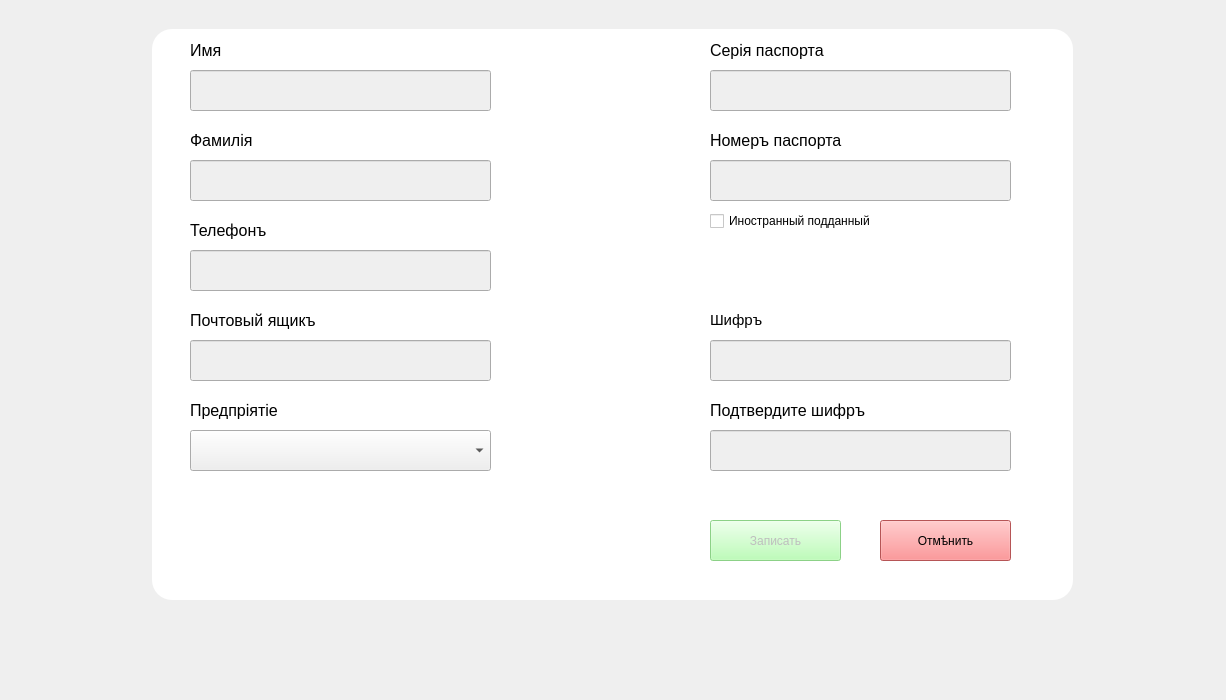
<?xml version="1.0" encoding="UTF-8"?>
<ui version="4.0">
 <class>RegistrationForm</class>
 <widget class="QMainWindow" name="RegistrationForm">
  <property name="geometry">
   <rect>
    <x>0</x>
    <y>0</y>
    <width>1226</width>
    <height>700</height>
   </rect>
  </property>
  <property name="minimumSize">
   <size>
    <width>1226</width>
    <height>700</height>
   </size>
  </property>
  <property name="maximumSize">
   <size>
    <width>1226</width>
    <height>700</height>
   </size>
  </property>
  <property name="windowTitle">
   <string>Bank system</string>
  </property>
  <property name="styleSheet">
   <string notr="true">background-color: rgb(239, 239, 239);</string>
  </property>
  <widget class="QWidget" name="centralwidget">
   <widget class="QLineEdit" name="Name">
    <property name="geometry">
     <rect>
      <x>190</x>
      <y>70</y>
      <width>301</width>
      <height>41</height>
     </rect>
    </property>
   </widget>
   <widget class="QLineEdit" name="Telephone">
    <property name="geometry">
     <rect>
      <x>190</x>
      <y>250</y>
      <width>301</width>
      <height>41</height>
     </rect>
    </property>
   </widget>
   <widget class="QLineEdit" name="Email">
    <property name="geometry">
     <rect>
      <x>190</x>
      <y>340</y>
      <width>301</width>
      <height>41</height>
     </rect>
    </property>
   </widget>
   <widget class="QLineEdit" name="Surname">
    <property name="geometry">
     <rect>
      <x>190</x>
      <y>160</y>
      <width>301</width>
      <height>41</height>
     </rect>
    </property>
   </widget>
   <widget class="QLineEdit" name="PasportSer">
    <property name="geometry">
     <rect>
      <x>710</x>
      <y>70</y>
      <width>301</width>
      <height>41</height>
     </rect>
    </property>
   </widget>
   <widget class="QPushButton" name="Cancle">
    <property name="geometry">
     <rect>
      <x>880</x>
      <y>520</y>
      <width>131</width>
      <height>41</height>
     </rect>
    </property>
    <property name="cursor">
     <cursorShape>PointingHandCursor</cursorShape>
    </property>
    <property name="styleSheet">
     <string notr="true">font: 700 12pt &quot;Segoe UI&quot;;
background-color: rgba(255, 119, 121, 255);
</string>
    </property>
    <property name="text">
     <string>Отмѣнить</string>
    </property>
   </widget>
   <widget class="QLineEdit" name="PasportNum">
    <property name="geometry">
     <rect>
      <x>710</x>
      <y>160</y>
      <width>301</width>
      <height>41</height>
     </rect>
    </property>
   </widget>
   <widget class="QLineEdit" name="ConfirmPassword">
    <property name="geometry">
     <rect>
      <x>710</x>
      <y>430</y>
      <width>301</width>
      <height>41</height>
     </rect>
    </property>
    <property name="echoMode">
     <enum>QLineEdit::Password</enum>
    </property>
   </widget>
   <widget class="QLineEdit" name="Password">
    <property name="geometry">
     <rect>
      <x>710</x>
      <y>340</y>
      <width>301</width>
      <height>41</height>
     </rect>
    </property>
    <property name="echoMode">
     <enum>QLineEdit::Password</enum>
    </property>
   </widget>
   <widget class="QLabel" name="Background">
    <property name="geometry">
     <rect>
      <x>152</x>
      <y>29</y>
      <width>921</width>
      <height>571</height>
     </rect>
    </property>
    <property name="autoFillBackground">
     <bool>false</bool>
    </property>
    <property name="styleSheet">
     <string notr="true">background-color: rgb(255, 255, 255);
border-radius: 20px;</string>
    </property>
    <property name="text">
     <string/>
    </property>
   </widget>
   <widget class="QLabel" name="Name_lable">
    <property name="geometry">
     <rect>
      <x>190</x>
      <y>40</y>
      <width>63</width>
      <height>20</height>
     </rect>
    </property>
    <property name="font">
     <font>
      <pointsize>12</pointsize>
     </font>
    </property>
    <property name="autoFillBackground">
     <bool>false</bool>
    </property>
    <property name="styleSheet">
     <string notr="true">background-color: rgb(255, 255, 255);</string>
    </property>
    <property name="text">
     <string>Имя</string>
    </property>
   </widget>
   <widget class="QLabel" name="Surname_lable">
    <property name="geometry">
     <rect>
      <x>190</x>
      <y>130</y>
      <width>101</width>
      <height>20</height>
     </rect>
    </property>
    <property name="font">
     <font>
      <pointsize>12</pointsize>
     </font>
    </property>
    <property name="styleSheet">
     <string notr="true">background-color: rgb(255, 255, 255);</string>
    </property>
    <property name="text">
     <string>Фамилія </string>
    </property>
   </widget>
   <widget class="QLabel" name="Telephone_lable">
    <property name="geometry">
     <rect>
      <x>190</x>
      <y>220</y>
      <width>101</width>
      <height>20</height>
     </rect>
    </property>
    <property name="font">
     <font>
      <pointsize>12</pointsize>
     </font>
    </property>
    <property name="styleSheet">
     <string notr="true">background-color: rgb(255, 255, 255);</string>
    </property>
    <property name="text">
     <string>Телефонъ</string>
    </property>
   </widget>
   <widget class="QLabel" name="Email_lable">
    <property name="geometry">
     <rect>
      <x>190</x>
      <y>310</y>
      <width>171</width>
      <height>20</height>
     </rect>
    </property>
    <property name="font">
     <font>
      <pointsize>12</pointsize>
     </font>
    </property>
    <property name="styleSheet">
     <string notr="true">background-color: rgb(255, 255, 255);</string>
    </property>
    <property name="text">
     <string>Почтовый ящикъ</string>
    </property>
   </widget>
   <widget class="QLabel" name="PassportNum_lable">
    <property name="geometry">
     <rect>
      <x>710</x>
      <y>130</y>
      <width>191</width>
      <height>20</height>
     </rect>
    </property>
    <property name="font">
     <font>
      <pointsize>12</pointsize>
     </font>
    </property>
    <property name="styleSheet">
     <string notr="true">background-color: rgb(255, 255, 255);</string>
    </property>
    <property name="text">
     <string>Номеръ паспорта </string>
    </property>
   </widget>
   <widget class="QLabel" name="PassportSer_lable">
    <property name="geometry">
     <rect>
      <x>710</x>
      <y>40</y>
      <width>181</width>
      <height>20</height>
     </rect>
    </property>
    <property name="font">
     <font>
      <pointsize>12</pointsize>
     </font>
    </property>
    <property name="styleSheet">
     <string notr="true">background-color: rgb(255, 255, 255);</string>
    </property>
    <property name="text">
     <string>Серія паспорта</string>
    </property>
   </widget>
   <widget class="QLabel" name="Password_lable">
    <property name="geometry">
     <rect>
      <x>710</x>
      <y>310</y>
      <width>63</width>
      <height>20</height>
     </rect>
    </property>
    <property name="font">
     <font>
      <pointsize>11</pointsize>
     </font>
    </property>
    <property name="styleSheet">
     <string notr="true">background-color: rgb(255, 255, 255);</string>
    </property>
    <property name="text">
     <string>Шифръ </string>
    </property>
   </widget>
   <widget class="QLabel" name="ConfirmPassword_lable">
    <property name="geometry">
     <rect>
      <x>710</x>
      <y>400</y>
      <width>201</width>
      <height>20</height>
     </rect>
    </property>
    <property name="font">
     <font>
      <pointsize>12</pointsize>
     </font>
    </property>
    <property name="styleSheet">
     <string notr="true">background-color: rgb(255, 255, 255);</string>
    </property>
    <property name="text">
     <string>Подтвердите шифръ </string>
    </property>
   </widget>
   <widget class="QLabel" name="Background_2">
    <property name="geometry">
     <rect>
      <x>820</x>
      <y>-110</y>
      <width>811</width>
      <height>851</height>
     </rect>
    </property>
    <property name="text">
     <string/>
    </property>
    <property name="pixmap">
     <pixmap resource="../Images.qrc">:/LoginImage/resource/images/Coat_of_arms_of_Russia_Empire_without_shield.png</pixmap>
    </property>
    <property name="scaledContents">
     <bool>true</bool>
    </property>
   </widget>
   <widget class="QPushButton" name="Submit">
    <property name="enabled">
     <bool>false</bool>
    </property>
    <property name="geometry">
     <rect>
      <x>710</x>
      <y>520</y>
      <width>131</width>
      <height>41</height>
     </rect>
    </property>
    <property name="cursor">
     <cursorShape>PointingHandCursor</cursorShape>
    </property>
    <property name="styleSheet">
     <string notr="true">font: 700 12pt &quot;Segoe UI&quot;;
background-color: rgb(170, 255, 164);
</string>
    </property>
    <property name="text">
     <string>Записать</string>
    </property>
   </widget>
   <widget class="QLabel" name="Company_lable">
    <property name="geometry">
     <rect>
      <x>190</x>
      <y>400</y>
      <width>131</width>
      <height>20</height>
     </rect>
    </property>
    <property name="font">
     <font>
      <pointsize>12</pointsize>
     </font>
    </property>
    <property name="styleSheet">
     <string notr="true">background-color: rgb(255, 255, 255);</string>
    </property>
    <property name="text">
     <string>Предпріятіе</string>
    </property>
   </widget>
   <widget class="QComboBox" name="Company">
    <property name="geometry">
     <rect>
      <x>190</x>
      <y>430</y>
      <width>301</width>
      <height>41</height>
     </rect>
    </property>
   </widget>
   <widget class="QCheckBox" name="international">
    <property name="geometry">
     <rect>
      <x>710</x>
      <y>210</y>
      <width>171</width>
      <height>22</height>
     </rect>
    </property>
    <property name="autoFillBackground">
     <bool>false</bool>
    </property>
    <property name="styleSheet">
     <string notr="true">background-color: rgb(255, 255, 255);</string>
    </property>
    <property name="text">
     <string>Иностранный подданный</string>
    </property>
   </widget>
   <zorder>Background_2</zorder>
   <zorder>Background</zorder>
   <zorder>Telephone</zorder>
   <zorder>Email</zorder>
   <zorder>Surname</zorder>
   <zorder>PasportSer</zorder>
   <zorder>Cancle</zorder>
   <zorder>PasportNum</zorder>
   <zorder>ConfirmPassword</zorder>
   <zorder>Password</zorder>
   <zorder>Name</zorder>
   <zorder>Name_lable</zorder>
   <zorder>Surname_lable</zorder>
   <zorder>Telephone_lable</zorder>
   <zorder>Email_lable</zorder>
   <zorder>PassportNum_lable</zorder>
   <zorder>PassportSer_lable</zorder>
   <zorder>Password_lable</zorder>
   <zorder>ConfirmPassword_lable</zorder>
   <zorder>Submit</zorder>
   <zorder>Company_lable</zorder>
   <zorder>Company</zorder>
   <zorder>international</zorder>
  </widget>
  <widget class="QMenuBar" name="menubar">
   <property name="geometry">
    <rect>
     <x>0</x>
     <y>0</y>
     <width>1226</width>
     <height>21</height>
    </rect>
   </property>
  </widget>
  <widget class="QStatusBar" name="statusbar"/>
 </widget>
 <resources>
  <include location="../Images.qrc"/>
 </resources>
 <connections/>
</ui>
